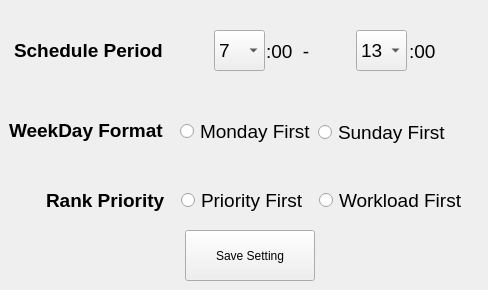
<?xml version="1.0" encoding="UTF-8"?>
<ui version="4.0">
 <class>Form</class>
 <widget class="QWidget" name="Form">
  <property name="geometry">
   <rect>
    <x>0</x>
    <y>0</y>
    <width>488</width>
    <height>290</height>
   </rect>
  </property>
  <property name="windowTitle">
   <string>Form</string>
  </property>
  <widget class="QLabel" name="ScheduleLabel">
   <property name="geometry">
    <rect>
     <x>14</x>
     <y>20</y>
     <width>181</width>
     <height>61</height>
    </rect>
   </property>
   <property name="font">
    <font>
     <family>Arial</family>
     <pointsize>14</pointsize>
     <weight>75</weight>
     <bold>true</bold>
    </font>
   </property>
   <property name="text">
    <string>Schedule Period</string>
   </property>
   <property name="textFormat">
    <enum>Qt::PlainText</enum>
   </property>
  </widget>
  <widget class="QLabel" name="SchedulePeriod_1">
   <property name="geometry">
    <rect>
     <x>266</x>
     <y>26</y>
     <width>61</width>
     <height>51</height>
    </rect>
   </property>
   <property name="font">
    <font>
     <family>Arial</family>
     <pointsize>14</pointsize>
     <weight>50</weight>
     <bold>false</bold>
    </font>
   </property>
   <property name="text">
    <string>:00  - </string>
   </property>
   <property name="textFormat">
    <enum>Qt::PlainText</enum>
   </property>
  </widget>
  <widget class="QComboBox" name="schedule1">
   <property name="geometry">
    <rect>
     <x>214</x>
     <y>30</y>
     <width>51</width>
     <height>41</height>
    </rect>
   </property>
   <property name="font">
    <font>
     <family>Arial</family>
     <pointsize>14</pointsize>
    </font>
   </property>
   <item>
    <property name="text">
     <string>7</string>
    </property>
   </item>
   <item>
    <property name="text">
     <string>8</string>
    </property>
   </item>
   <item>
    <property name="text">
     <string>9</string>
    </property>
   </item>
   <item>
    <property name="text">
     <string>10</string>
    </property>
   </item>
   <item>
    <property name="text">
     <string>11</string>
    </property>
   </item>
   <item>
    <property name="text">
     <string>12</string>
    </property>
   </item>
  </widget>
  <widget class="QComboBox" name="schedule2">
   <property name="geometry">
    <rect>
     <x>356</x>
     <y>30</y>
     <width>51</width>
     <height>41</height>
    </rect>
   </property>
   <property name="font">
    <font>
     <family>Arial</family>
     <pointsize>14</pointsize>
    </font>
   </property>
   <item>
    <property name="text">
     <string>13</string>
    </property>
   </item>
   <item>
    <property name="text">
     <string>14</string>
    </property>
   </item>
   <item>
    <property name="text">
     <string>15</string>
    </property>
   </item>
   <item>
    <property name="text">
     <string>16</string>
    </property>
   </item>
   <item>
    <property name="text">
     <string>17</string>
    </property>
   </item>
   <item>
    <property name="text">
     <string>18</string>
    </property>
   </item>
   <item>
    <property name="text">
     <string>19</string>
    </property>
   </item>
   <item>
    <property name="text">
     <string>20</string>
    </property>
   </item>
   <item>
    <property name="text">
     <string>21</string>
    </property>
   </item>
   <item>
    <property name="text">
     <string>22</string>
    </property>
   </item>
  </widget>
  <widget class="QLabel" name="SchedulePeriod_2">
   <property name="geometry">
    <rect>
     <x>409</x>
     <y>26</y>
     <width>61</width>
     <height>51</height>
    </rect>
   </property>
   <property name="font">
    <font>
     <family>Arial</family>
     <pointsize>14</pointsize>
     <weight>50</weight>
     <bold>false</bold>
    </font>
   </property>
   <property name="text">
    <string>:00</string>
   </property>
   <property name="textFormat">
    <enum>Qt::PlainText</enum>
   </property>
  </widget>
  <widget class="QLabel" name="WeekDayLabel">
   <property name="geometry">
    <rect>
     <x>9</x>
     <y>100</y>
     <width>181</width>
     <height>61</height>
    </rect>
   </property>
   <property name="font">
    <font>
     <family>Arial</family>
     <pointsize>14</pointsize>
     <weight>75</weight>
     <bold>true</bold>
    </font>
   </property>
   <property name="text">
    <string>WeekDay Format</string>
   </property>
   <property name="textFormat">
    <enum>Qt::PlainText</enum>
   </property>
  </widget>
  <widget class="QRadioButton" name="mondayfirst">
   <property name="geometry">
    <rect>
     <x>180</x>
     <y>111</y>
     <width>131</width>
     <height>41</height>
    </rect>
   </property>
   <property name="font">
    <font>
     <family>Arial</family>
     <pointsize>14</pointsize>
    </font>
   </property>
   <property name="text">
    <string>Monday First</string>
   </property>
  </widget>
  <widget class="QRadioButton" name="sundayfirst">
   <property name="geometry">
    <rect>
     <x>318</x>
     <y>112</y>
     <width>131</width>
     <height>41</height>
    </rect>
   </property>
   <property name="font">
    <font>
     <family>Arial</family>
     <pointsize>14</pointsize>
    </font>
   </property>
   <property name="text">
    <string>Sunday First</string>
   </property>
  </widget>
  <widget class="QLabel" name="RankLabel">
   <property name="geometry">
    <rect>
     <x>46</x>
     <y>170</y>
     <width>181</width>
     <height>61</height>
    </rect>
   </property>
   <property name="font">
    <font>
     <family>Arial</family>
     <pointsize>14</pointsize>
     <weight>75</weight>
     <bold>true</bold>
    </font>
   </property>
   <property name="text">
    <string>Rank Priority</string>
   </property>
   <property name="textFormat">
    <enum>Qt::PlainText</enum>
   </property>
  </widget>
  <widget class="QRadioButton" name="Rank1">
   <property name="geometry">
    <rect>
     <x>181</x>
     <y>180</y>
     <width>131</width>
     <height>41</height>
    </rect>
   </property>
   <property name="font">
    <font>
     <family>Arial</family>
     <pointsize>14</pointsize>
    </font>
   </property>
   <property name="text">
    <string>Priority First</string>
   </property>
  </widget>
  <widget class="QRadioButton" name="Rank1_2">
   <property name="geometry">
    <rect>
     <x>319</x>
     <y>180</y>
     <width>151</width>
     <height>41</height>
    </rect>
   </property>
   <property name="font">
    <font>
     <family>Arial</family>
     <pointsize>14</pointsize>
    </font>
   </property>
   <property name="text">
    <string>Workload First</string>
   </property>
  </widget>
  <widget class="QPushButton" name="SaveSettingButton">
   <property name="geometry">
    <rect>
     <x>185</x>
     <y>230</y>
     <width>130</width>
     <height>51</height>
    </rect>
   </property>
   <property name="text">
    <string>Save Setting</string>
   </property>
  </widget>
  <zorder>SchedulePeriod_1</zorder>
  <zorder>ScheduleLabel</zorder>
  <zorder>schedule1</zorder>
  <zorder>schedule2</zorder>
  <zorder>SchedulePeriod_2</zorder>
  <zorder>WeekDayLabel</zorder>
  <zorder>mondayfirst</zorder>
  <zorder>sundayfirst</zorder>
  <zorder>RankLabel</zorder>
  <zorder>Rank1</zorder>
  <zorder>Rank1_2</zorder>
  <zorder>SaveSettingButton</zorder>
 </widget>
 <resources/>
 <connections/>
</ui>
